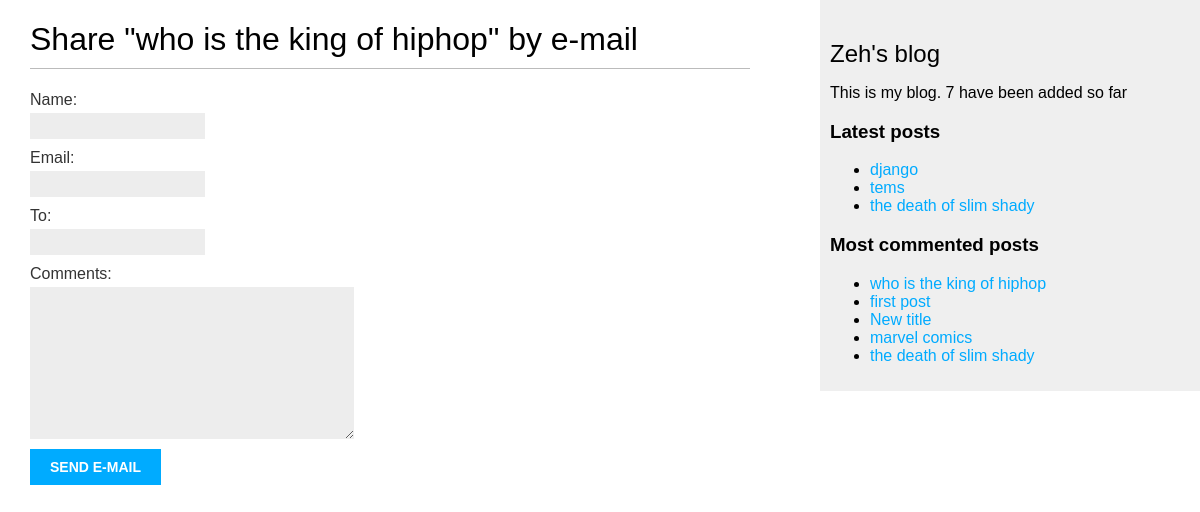
Page /blogs/2/share/ on the committed database.
### blogs/models.py (models this page shows, shortened)
class Post(models.Model):
    class Status(models.TextChoices):
        DRAFT = 'DF', 'DRAFT'
        PUBLISHED = 'PB', 'PUBLISHED'
    title = models.CharField(max_length=255)
    slug = models.SlugField(max_length=255,
                            unique_for_date='publish')
    author = models.ForeignKey(
        settings.AUTH_USER_MODEL,
        on_delete=models.CASCADE,
        related_name='blog_posts'
    )
    body = models.TextField()
    publish = models.DateTimeField(default=timezone.now)
    created_at = models.DateTimeField(auto_now_add=True)
    updated_at = models.DateTimeField(auto_now=True)
    status = models.CharField(
        max_length=2,
        choices=Status,
        default=Status.DRAFT
    )
    tags = TaggableManager()
    objects = models.Manager() # The default manager.
    published = PublishedManager() # Our custom manager.
    class Meta:
        ordering = ['-publish']
        indexes = [
            models.Index(fields=['-publish']),
        ]
    def get_absolute_url(self):
        return reverse(
        'blogs:post_detail',
        args=[
            self.publish.year,
            self.publish.month,
            self.publish.day,
            self.slug
            ]
        )

### blogs/views.py (the view)
# urls.py: path('<int:post_id>/share/', views.post_share, name='post_share'),
def post_share(request, post_id):
    post = get_object_or_404(Post, id=post_id, status=Post.Status.PUBLISHED)
    sent = False
    try:
        if request.method == 'POST':
            form = EmailPostForm(request.POST)
            if form.is_valid():
                cd = form.cleaned_data
                post_url = request.build_absolute_uri(post.get_absolute_url())
                subject = f"{cd['name']} ({cd['email']}) recommends you read {post.title}"
                message = f"Read {post.title} at {post_url}\n\n{cd['name']}\'s comments: {cd['comments']}"
                send_mail(subject, message, from_email=None, recipient_list=[cd['to']])
                sent = True
        else:
            form = EmailPostForm()
        return render(request, 'blogs/post/share.html', {'post': post, 'form': form, 'sent': sent})
    except Exception as e:
         return render(request, 'blogs/post/share_error.html', {'error': str(e)})

### blogs/forms.py
class EmailPostForm(forms.Form):
    name = forms.CharField(max_length=25)
    email = forms.EmailField()
    to = forms.EmailField()
    comments = forms.CharField(required=False,
                               widget=forms.Textarea)

### blogs/models.py (called while the page is built)
    def get_queryset(self):
        return (
            super().get_queryset().filter(status=Post.Status.PUBLISHED)
        )

### blogs/templatetags/blog_tags.py (called while the page is built)
@register.simple_tag
def total_posts():
    return Post.published.count()

@register.inclusion_tag('blogs/post/latest_posts.html')
def show_latest_posts(count=5):
    latest_posts = Post.published.order_by('-publish')[:count]
    return {'latest_posts': latest_posts}

@register.simple_tag
def get_most_commented_posts(count=5):
    return Post.published.annotate(
        total_comments=Count('comments')
    ).order_by('-total_comments')[:count]

### blogs/templates/blogs/post/share.html (shortened to what this page needs)
{% extends "blogs/base.html" %}
{% block content %}
{% if sent %}
<h1>E-mail successfully sent</h1>
<p>
"{{ post.title }}" was successfully sent to {{ form.clean_data.to}}.
</p>
{% else %}
<h1>Share "{{ post.title }}" by e-mail</h1>
<form method="post">
{{ form.as_p }}
<input type="submit" value="Send e-mail">
</form>
{% endif %}
{% endblock %}

### blogs/templates/blogs/base.html (shortened to what this page needs)
{% load blog_tags %}
{% load static %}
<!DOCTYPE html>
<html>
<head>
<link href="{% static "css/blog.css" %}" rel="stylesheet">
</head>
<body>
<div id="content">
{% block content %}
{% endblock %}
</div>
<div id="sidebar">
<h2>Zeh's blog</h2>
<p>This is my blog.
   {% total_posts%} have been added so far
</p>
<h3>Latest posts</h3>
{% show_latest_posts 3 %}
<h3>Most commented posts</h3>
{% get_most_commented_posts as most_commented_posts %}
<ul>
{% for post in most_commented_posts %}
<li>
<a href="{{ post.get_absolute_url }}">{{ post.title }}</a>
</li>
{% endfor %}
</ul>
</div>
</body>
</html>

### blogs/templates/blogs/post/latest_posts.html
<ul>
    {% for post in latest_posts %}
    <li>
    <a href="{{ post.get_absolute_url }}">{{ post.title }}</a>
    </li>
    {% endfor %}
</ul>

### blogs/static/css/blog.css (style rules this page uses)
body { margin:0; padding:0; font-family:helvetica, sans-serif; }
a { color:#00abff; text-decoration:none; }
h1 { font-weight:normal; border-bottom:1px solid #bbb; padding:0 0 10px 0; }
h2 { font-weight:normal; margin:30px 0 0; }
#content { float:left; width:60%; padding:0 0 0 30px; }
#sidebar { float:right; width:30%; padding:10px; background:#efefef; height:100%; }
label { float:left; clear:both; color:#333; margin-bottom:4px; }
input, textarea { clear:both; float:left; margin:0 0 10px; background:#ededed; border:0; padding:6px 10px; font-size:12px; }
input[type=submit] { font-weight:bold; background:#00abff; color:#fff; padding:10px 20px; font-size:14px; text-transform:uppercase; }

### rows in the picture
Post: title "who is the king of hiphop"
Post: title "django"
Post: title "tems"
Post: title "the death of slim shady"
Post: title "first post"
Post: title "New title"
Post: title "marvel comics"
